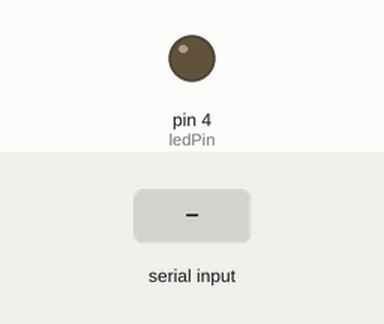
Recording of a sketch running on a simulated Arduino Uno, built with avr-gcc and run on an emulated ATmega328P. On the bench: output pins drawn as LEDs (lit = HIGH). The inputs (shaded band) are chosen by the test bench.

Above: at 1.2 s.
1.3 s: "1\n" received over Serial
At 2.1 s:
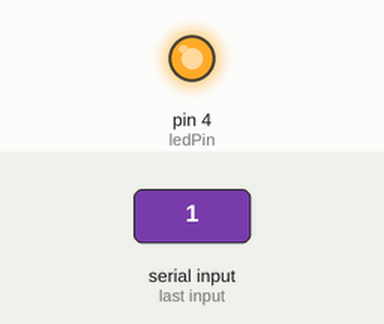
2.8 s: "2\n" received over Serial
At 3.3 s:
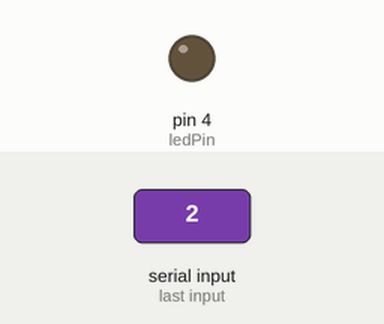
Timing chart, 0 to 5.8 s (numbered marks = the images above; inputs shaded):
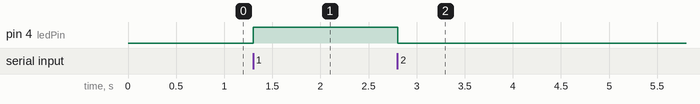

Measured:
- after the input at 1.3 s, pin 4 (ledPin): LOW → HIGH at once
- after the input at 2.8 s, pin 4 (ledPin): HIGH → LOW at once

The sketch:

Ananya_SS5.ino
```cpp
int ledPin = 4;
int mode;

void setup() {
  pinMode(ledPin, OUTPUT);
  Serial.begin(9600);
}

void loop() {

  if (Serial.available() > 0) {

    mode = Serial.parseInt();

    if (mode == 1) {
      digitalWrite(ledPin, HIGH);
    }

    if (mode == 2) {
      digitalWrite(ledPin, LOW);
    }
  }
}
```
